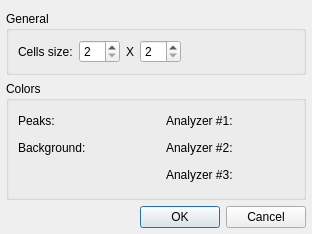
<?xml version="1.0" encoding="UTF-8"?>
<ui version="4.0">
 <class>AnalyzerSettingsDialog</class>
 <widget class="QDialog" name="AnalyzerSettingsDialog">
  <property name="geometry">
   <rect>
    <x>0</x>
    <y>0</y>
    <width>312</width>
    <height>234</height>
   </rect>
  </property>
  <property name="windowTitle">
   <string>Analyzer Plugin Settings</string>
  </property>
  <layout class="QVBoxLayout" name="verticalLayout">
   <property name="leftMargin">
    <number>6</number>
   </property>
   <property name="rightMargin">
    <number>6</number>
   </property>
   <property name="bottomMargin">
    <number>6</number>
   </property>
   <item>
    <widget class="QGroupBox" name="groupBox_2">
     <property name="sizePolicy">
      <sizepolicy hsizetype="Preferred" vsizetype="Minimum">
       <horstretch>0</horstretch>
       <verstretch>0</verstretch>
      </sizepolicy>
     </property>
     <property name="title">
      <string>General</string>
     </property>
     <layout class="QFormLayout" name="formLayout">
      <item row="0" column="0">
       <widget class="QLabel" name="label">
        <property name="text">
         <string>Cells size:</string>
        </property>
       </widget>
      </item>
      <item row="0" column="1">
       <layout class="QHBoxLayout" name="horizontalLayout">
        <item>
         <widget class="QSpinBox" name="cellWidthSpinBox">
          <property name="minimum">
           <number>2</number>
          </property>
          <property name="maximum">
           <number>50</number>
          </property>
         </widget>
        </item>
        <item>
         <widget class="QLabel" name="label_2">
          <property name="text">
           <string notr="true">X</string>
          </property>
         </widget>
        </item>
        <item>
         <widget class="QSpinBox" name="cellHeightSpinBox">
          <property name="minimum">
           <number>2</number>
          </property>
          <property name="maximum">
           <number>50</number>
          </property>
         </widget>
        </item>
        <item>
         <spacer name="horizontalSpacer">
          <property name="orientation">
           <enum>Qt::Horizontal</enum>
          </property>
          <property name="sizeHint" stdset="0">
           <size>
            <width>40</width>
            <height>20</height>
           </size>
          </property>
         </spacer>
        </item>
       </layout>
      </item>
     </layout>
    </widget>
   </item>
   <item>
    <widget class="QGroupBox" name="groupBox">
     <property name="sizePolicy">
      <sizepolicy hsizetype="Preferred" vsizetype="MinimumExpanding">
       <horstretch>0</horstretch>
       <verstretch>0</verstretch>
      </sizepolicy>
     </property>
     <property name="title">
      <string>Colors</string>
     </property>
     <layout class="QGridLayout">
      <item row="0" column="0">
       <widget class="QLabel" name="label_4">
        <property name="text">
         <string>Peaks:</string>
        </property>
        <property name="alignment">
         <set>Qt::AlignLeading|Qt::AlignLeft|Qt::AlignVCenter</set>
        </property>
       </widget>
      </item>
      <item row="0" column="1">
       <widget class="ColorWidget" name="peakColorWidget" native="true">
        <property name="sizePolicy">
         <sizepolicy hsizetype="Fixed" vsizetype="Fixed">
          <horstretch>0</horstretch>
          <verstretch>0</verstretch>
         </sizepolicy>
        </property>
        <property name="minimumSize">
         <size>
          <width>20</width>
          <height>20</height>
         </size>
        </property>
        <property name="maximumSize">
         <size>
          <width>20</width>
          <height>20</height>
         </size>
        </property>
       </widget>
      </item>
      <item row="0" column="3">
       <widget class="QLabel" name="label_6">
        <property name="text">
         <string>Analyzer #1:</string>
        </property>
        <property name="alignment">
         <set>Qt::AlignLeading|Qt::AlignLeft|Qt::AlignVCenter</set>
        </property>
       </widget>
      </item>
      <item row="0" column="4">
       <widget class="ColorWidget" name="colorWidget1" native="true">
        <property name="sizePolicy">
         <sizepolicy hsizetype="Fixed" vsizetype="Fixed">
          <horstretch>0</horstretch>
          <verstretch>0</verstretch>
         </sizepolicy>
        </property>
        <property name="minimumSize">
         <size>
          <width>20</width>
          <height>20</height>
         </size>
        </property>
        <property name="maximumSize">
         <size>
          <width>20</width>
          <height>20</height>
         </size>
        </property>
       </widget>
      </item>
      <item row="1" column="0">
       <widget class="QLabel" name="label_5">
        <property name="text">
         <string>Background:</string>
        </property>
        <property name="alignment">
         <set>Qt::AlignLeading|Qt::AlignLeft|Qt::AlignVCenter</set>
        </property>
       </widget>
      </item>
      <item row="1" column="1">
       <widget class="ColorWidget" name="bgColorWidget" native="true">
        <property name="sizePolicy">
         <sizepolicy hsizetype="Fixed" vsizetype="Fixed">
          <horstretch>0</horstretch>
          <verstretch>0</verstretch>
         </sizepolicy>
        </property>
        <property name="minimumSize">
         <size>
          <width>20</width>
          <height>20</height>
         </size>
        </property>
        <property name="maximumSize">
         <size>
          <width>20</width>
          <height>20</height>
         </size>
        </property>
       </widget>
      </item>
      <item row="1" column="3">
       <widget class="QLabel" name="label_7">
        <property name="text">
         <string>Analyzer #2:</string>
        </property>
        <property name="alignment">
         <set>Qt::AlignLeading|Qt::AlignLeft|Qt::AlignVCenter</set>
        </property>
       </widget>
      </item>
      <item row="1" column="4">
       <widget class="ColorWidget" name="colorWidget2" native="true">
        <property name="sizePolicy">
         <sizepolicy hsizetype="Fixed" vsizetype="Fixed">
          <horstretch>0</horstretch>
          <verstretch>0</verstretch>
         </sizepolicy>
        </property>
        <property name="minimumSize">
         <size>
          <width>20</width>
          <height>20</height>
         </size>
        </property>
        <property name="maximumSize">
         <size>
          <width>20</width>
          <height>20</height>
         </size>
        </property>
       </widget>
      </item>
      <item row="2" column="0" colspan="2">
       <spacer>
        <property name="orientation">
         <enum>Qt::Horizontal</enum>
        </property>
        <property name="sizeHint" stdset="0">
         <size>
          <width>111</width>
          <height>20</height>
         </size>
        </property>
       </spacer>
      </item>
      <item row="2" column="3">
       <widget class="QLabel" name="label_8">
        <property name="text">
         <string>Analyzer #3:</string>
        </property>
        <property name="alignment">
         <set>Qt::AlignLeading|Qt::AlignLeft|Qt::AlignVCenter</set>
        </property>
       </widget>
      </item>
      <item row="2" column="4">
       <widget class="ColorWidget" name="colorWidget3" native="true">
        <property name="sizePolicy">
         <sizepolicy hsizetype="Fixed" vsizetype="Fixed">
          <horstretch>0</horstretch>
          <verstretch>0</verstretch>
         </sizepolicy>
        </property>
        <property name="minimumSize">
         <size>
          <width>20</width>
          <height>20</height>
         </size>
        </property>
        <property name="maximumSize">
         <size>
          <width>20</width>
          <height>20</height>
         </size>
        </property>
       </widget>
      </item>
      <item row="1" column="2">
       <spacer name="horizontalSpacer_2">
        <property name="orientation">
         <enum>Qt::Horizontal</enum>
        </property>
        <property name="sizeHint" stdset="0">
         <size>
          <width>40</width>
          <height>20</height>
         </size>
        </property>
       </spacer>
      </item>
      <item row="1" column="5">
       <spacer name="horizontalSpacer_3">
        <property name="orientation">
         <enum>Qt::Horizontal</enum>
        </property>
        <property name="sizeHint" stdset="0">
         <size>
          <width>40</width>
          <height>20</height>
         </size>
        </property>
       </spacer>
      </item>
     </layout>
    </widget>
   </item>
   <item>
    <widget class="QDialogButtonBox" name="buttonBox">
     <property name="standardButtons">
      <set>QDialogButtonBox::Cancel|QDialogButtonBox::Ok</set>
     </property>
    </widget>
   </item>
  </layout>
 </widget>
 <customwidgets>
  <customwidget>
   <class>ColorWidget</class>
   <extends>QWidget</extends>
   <header>colorwidget.h</header>
   <container>1</container>
  </customwidget>
 </customwidgets>
 <resources/>
 <connections>
  <connection>
   <sender>buttonBox</sender>
   <signal>accepted()</signal>
   <receiver>AnalyzerSettingsDialog</receiver>
   <slot>accept()</slot>
   <hints>
    <hint type="sourcelabel">
     <x>204</x>
     <y>303</y>
    </hint>
    <hint type="destinationlabel">
     <x>53</x>
     <y>308</y>
    </hint>
   </hints>
  </connection>
  <connection>
   <sender>buttonBox</sender>
   <signal>rejected()</signal>
   <receiver>AnalyzerSettingsDialog</receiver>
   <slot>reject()</slot>
   <hints>
    <hint type="sourcelabel">
     <x>228</x>
     <y>307</y>
    </hint>
    <hint type="destinationlabel">
     <x>78</x>
     <y>288</y>
    </hint>
   </hints>
  </connection>
 </connections>
</ui>
